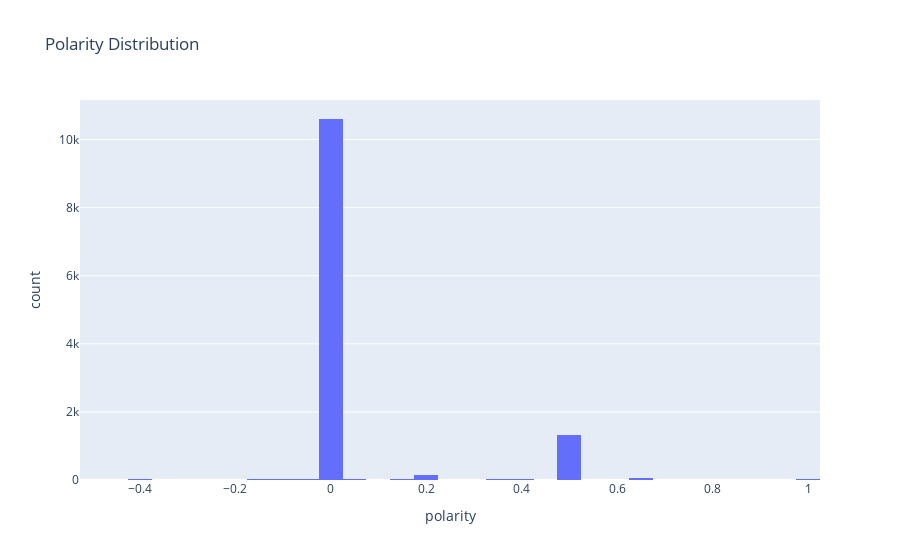

The code cell stored with this chart in its notebook:
### Code cell
import plotly.express as px

fig = px.histogram(df, x='polarity', nbins=50, title='Polarity Distribution')
fig.show()

### Figure 1 — Plotly figure (JSON) as saved in the notebook; plotly's stock layout.template omitted (floating-point values rounded to 4 significant figures; data arrays with more than 128 entries replaced by an {"elided": "..."} marker saying what was removed)
{"data": [{"bingroup": "x", "hovertemplate": "polarity=%{x}<br>count=%{y}<extra></extra>", "legendgroup": "", "marker": {"color": "#636efa", "pattern": {"shape": ""}}, "name": "", "nbinsx": 50, "orientation": "v", "showlegend": false, "type": "histogram", "x": {"elided": "12442 float values"}, "xaxis": "x", "yaxis": "y"}], "layout": {"barmode": "relative", "legend": {"tracegroupgap": 0}, "title": {"text": "Polarity Distribution"}, "xaxis": {"anchor": "y", "domain": [0, 1], "title": {"text": "polarity"}}, "yaxis": {"anchor": "x", "domain": [0, 1], "title": {"text": "count"}}}}
